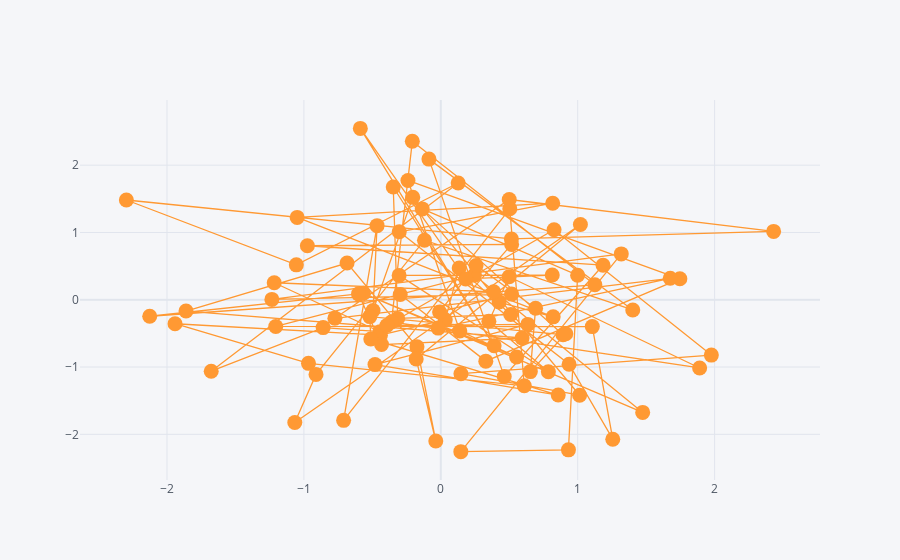

Write notebook code for a chart like this one.
### Code cell
#df.iplot(kind='scatter',x='A',y='B',mode='lines',size=15)
df.iplot(kind='scatter',x='A',y='B',mode='lines+markers',size=15)
